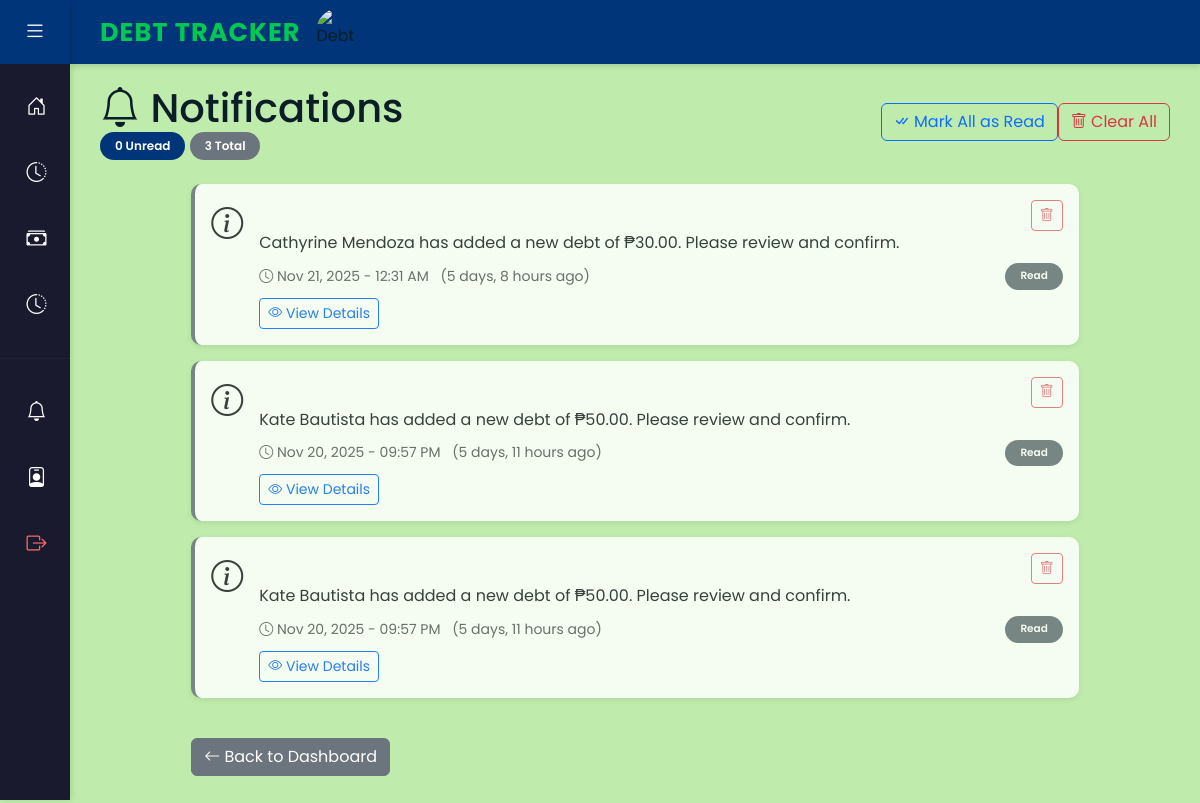
/notifications/ (signed in), run on an earlier commit of the app's database.
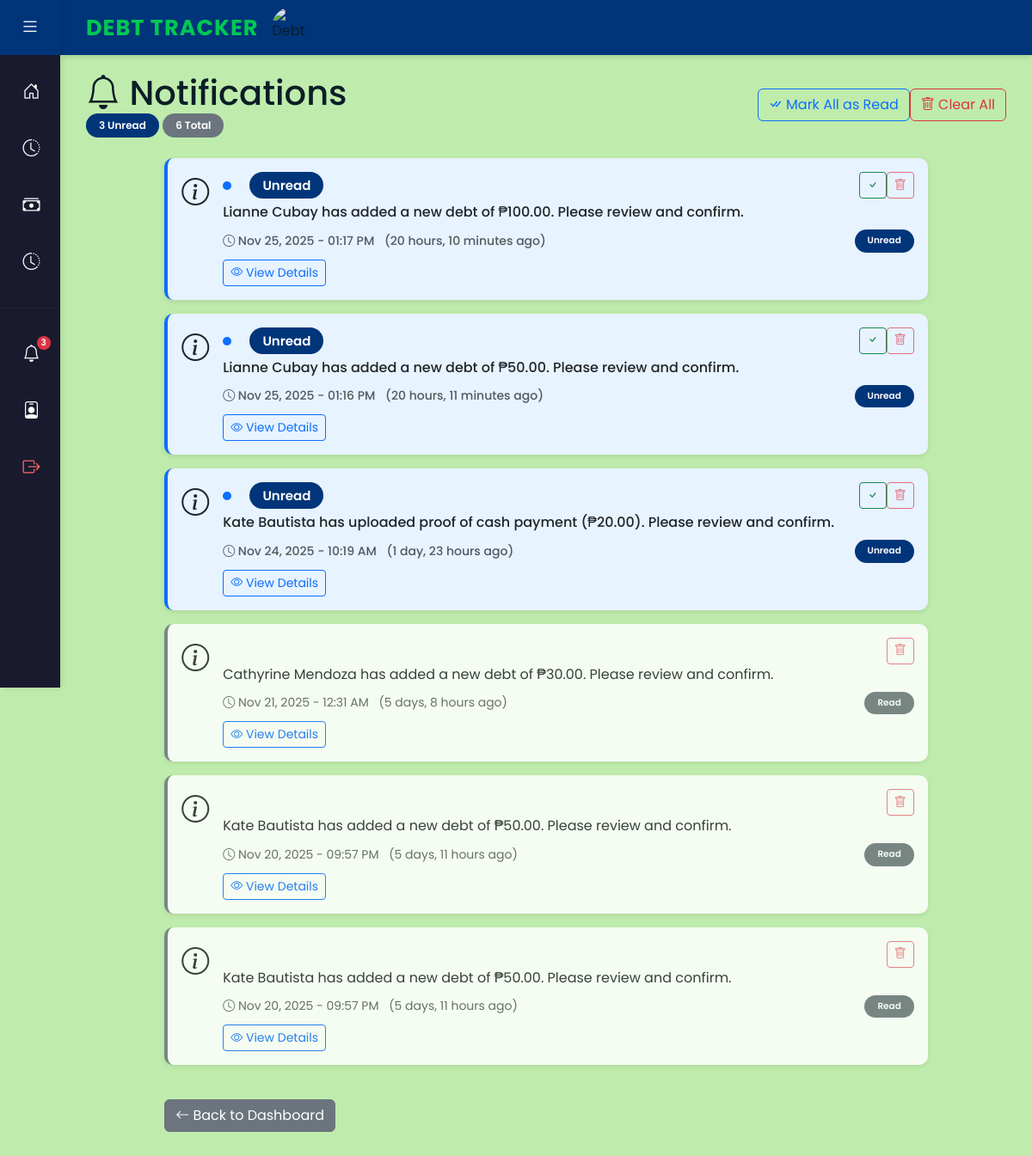
And on a later commit of the database.
### myapp/models.py (models this page shows, shortened)
class Notification(models.Model):
    NOTIFICATION_TYPES = [
        ('payment_success', 'Payment Success'),
        ('payment_received', 'Payment Received'),
        ('payment_pending', 'Payment Pending'),
        ('payment_debtor_proof_uploaded', 'Debtor Proof Uploaded'),
        ('payment_creditor_proof_uploaded', 'Creditor Proof Uploaded'),
        ('payment_completed', 'Payment Completed'),
        ('partial_payment_received', 'Partial Payment Received'),
        ('debt_confirmed', 'Debt Confirmed'),
        ('debt_rejected', 'Debt Rejected'),
        ('debt_added', 'Debt Added'),
        ('debt_pending_confirmation', 'Debt Pending Confirmation'),
        ('proof_uploaded', 'Proof Uploaded'),
        ('debt_acknowledged', 'Debt Acknowledged'),
        ('debt_active', 'Debt Active'),
    ]
    user = models.ForeignKey(
        settings.AUTH_USER_MODEL,
        on_delete=models.CASCADE,
        related_name='notifications',
        help_text="User who receives this notification"
    )
    notification_type = models.CharField(
        max_length=50,
        choices=NOTIFICATION_TYPES,
        help_text="Type of notification"
    )
    message = models.TextField(
        help_text="Notification message"
    )
    related_id = models.IntegerField(
        blank=True,
        null=True,
        help_text="Related object ID (for generic references)"
    )
    related_payment = models.ForeignKey(
        Payment,
        on_delete=models.CASCADE,
        blank=True,
        null=True,
        related_name='notifications',
        help_text="Related payment (if applicable)"
    )
    related_debt = models.ForeignKey(
        Debt,
        on_delete=models.CASCADE,
        blank=True,
        null=True,
        related_name='notifications',
        help_text="Related debt (if applicable)"
    )
    is_read = models.BooleanField(
        default=False,
        help_text="Whether notification has been read"
    )
    created_at = models.DateTimeField(
        auto_now_add=True,
        help_text="When notification was created"
    )
    class Meta:
        verbose_name = 'Notification'
        verbose_name_plural = 'Notifications'
        ordering = ['-created_at']
        indexes = [
            models.Index(fields=['user', 'is_read', '-created_at']),
        ]

### myapp/views.py (the view)
# urls.py: path('notifications/', views.notifications_view, name='notifications'),
@login_required
def notifications_view(request):
    notifications = Notification.objects.filter(user=request.user).order_by('-created_at')
    unread_count = notifications.filter(is_read=False).count()
    context = {
        'notifications': notifications,
        'unread_count': unread_count,
    }
    return render(request, 'notifications.html', context)

### myapp/context_processors.py (called while the page is built)
def unread_notifications(request):
    if request.user.is_authenticated:
        unread_count = Notification.objects.filter(user=request.user, is_read=False).count()
        return {
            'unread_notifications_count': unread_count
        }
    return {
        'unread_notifications_count': 0
    }

### myapp/templates/notifications.html (shortened to what the changed rows need)
{% extends 'dashboard_base.html' %}
{% block content %}
<div class="row">
    <div class="col-12">
        <div class="d-flex justify-content-between align-items-center mb-4">
            <div>
                <h1 class="mb-0">
                    <i class="bi bi-bell"></i> Notifications
                </h1>
                {% if notifications %}
                <p class="text-muted mb-0">
                    <span class="badge bg-primary">{{ unread_notifications_count }} Unread</span>
                    <span class="badge bg-secondary">{{ notifications.count }} Total</span>
                </p>
                {% endif %}
            </div>
        </div>
    </div>
</div>
<div class="row">
    <div class="col-lg-10 mx-auto">
        {% if notifications %}
            {% for notification in notifications %}
            <div class="card notification-item mb-3 {% if not notification.is_read %}unread{% else %}read{% endif %}" id="notification-{{ notification.id }}">
                <div class="card-body">
                    <div class="d-flex">
                        <div class="me-3">
                            {% if notification.notification_type == 'payment_success' %}
                                <i class="bi bi-check-circle-fill notification-icon payment-success"></i>
                            {% elif notification.notification_type == 'payment_received' %}
                                <i class="bi bi-cash-coin notification-icon payment-received"></i>
                            {% elif notification.notification_type == 'debt_confirmed' %}
                                <i class="bi bi-check-square notification-icon debt-confirmed"></i>
                            {% elif notification.notification_type == 'debt_rejected' %}
                                <i class="bi bi-x-circle notification-icon debt-rejected"></i>
                            {% elif notification.notification_type == 'debt_added' %}
                                <i class="bi bi-plus-circle notification-icon debt-added"></i>
                            {% elif notification.notification_type == 'debt_pending_confirmation' %}
                                <i class="bi bi-clock-history notification-icon debt-pending-confirmation"></i>
                            {% elif notification.notification_type == 'debt_paid' %}
                                <i class="bi bi-check-circle-fill notification-icon payment-success"></i>
                            {% else %}
                                <i class="bi bi-info-circle notification-icon"></i>
                            {% endif %}
                        </div>
                        <div class="flex-grow-1">
                            <div class="d-flex justify-content-between align-items-start">
                                <div>
                                    <h5 class="mb-1">
                                        {% if not notification.is_read %}
                                        <span class="unread-indicator" title="Unread"></span>
                                        {% endif %}
                                        {% if not notification.is_read %}
                                        <span class="badge bg-primary ms-2">Unread</span>
                                        {% endif %}
                                    </h5>
                                </div>
                                <div class="btn-group btn-group-sm">
                                    {% if not notification.is_read %}
                                    <form method="post" action="{% url 'myapp:mark_notification_read' notification.id %}" style="display:inline;">
                                        <button type="submit" class="btn btn-sm btn-outline-success" title="Mark as read">
                                            <i class="bi bi-check"></i>
                                        </button>
                                    </form>
                                    {% endif %}
                                    <form method="post" action="{% url 'myapp:delete_notification' notification.id %}" style="display:inline;">
                                        <button type="submit" class="btn btn-sm btn-outline-danger delete-btn" title="Delete notification" onclick="return confirm('Delete this notification?')">
                                            <i class="bi bi-trash"></i>
                                        </button>
                                    </form>
                                </div>
                            </div>
                            <p class="mb-2">{{ notification.message }}</p>
                            <div class="d-flex justify-content-between align-items-center">
                                <small class="text-muted">
                                    <i class="bi bi-clock"></i> {{ notification.created_at|date:"M d, Y - h:i A" }}
                                    <span class="ms-2">({{ notification.created_at|timesince }} ago)</span>
                                </small>
                                <small>
                                    {% if notification.is_read %}
                                    <span class="badge bg-secondary">Read</span>
                                    {% else %}
                                    <span class="badge bg-primary">Unread</span>
                                    {% endif %}
                                </small>
                            </div>
                            {% if notification.related_payment %}
                            <div class="mt-2">
                                <a href="{% url 'myapp:view_receipt' notification.related_payment.id %}"
                                   class="btn btn-sm btn-outline-primary view-notification-link"
                                   data-notification-id="{{ notification.id }}"
                                   data-is-read="{{ notification.is_read|lower }}">
                                    <i class="bi bi-receipt"></i> View Receipt
                                </a>
                            </div>
                            {% elif notification.related_debt %}
                            <div class="mt-2">
                                <a href="{% url 'myapp:debt_detail' notification.related_debt.id %}"
                                   class="btn btn-sm btn-outline-primary view-notification-link"
                                   data-notification-id="{{ notification.id }}"
                                   data-is-read="{{ notification.is_read|lower }}">
                                    <i class="bi bi-eye"></i> View Details
                                </a>
                            </div>
                            {% endif %}
                        </div>
                    </div>
                </div>
            </div>
            {% endfor %}
        {% endif %}
    </div>
</div>
{% endblock %}

What changed in the data, as far as the page shows it:
added Notification: notification_type "new_debt" (drawn), is_read False (drawn), message "Lianne Cubay has added a new debt of ₱100.00. Please review and confirm.", created_at "Nov 25, 2025 - 01:17 PM", created_at "20 hours, 10 minutes"
added Notification: notification_type "new_debt" (drawn), is_read False (drawn), message "Lianne Cubay has added a new debt of ₱50.00. Please review and confirm.", created_at "Nov 25, 2025 - 01:16 PM", created_at "20 hours, 11 minutes"
added Notification: is_read False (drawn), message "Kate Bautista has uploaded proof of cash payment (₱20.00). Please review and confirm.", created_at "Nov 24, 2025 - 10:19 AM", created_at "1 day, 23 hours"
Also different on the page:
{{ unread_notifications_count }}: (not shown) → "3"
{{ unread_notifications_count }}: "0" → "3"
{{ notifications.count }}: "3" → "6"
